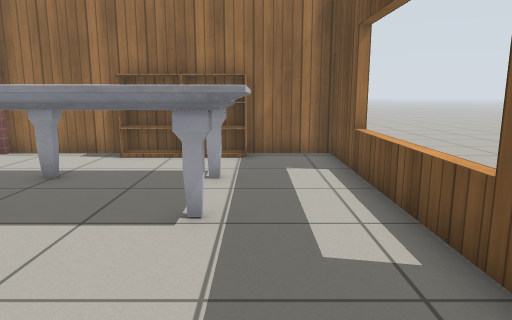
view 1 (above)

18 first-person views from a walk through a Gazebo world. The camera is 0.9 m above the floor, tilts 10° down and sees 70° across. Floor lines are 1 m apart. The floor is counted in squares, 0.5 m on a side. Each view is taken from the middle of a square. On the plan, view 1 faces up. The plan holds only what a view shows up to about 18 squares ahead; the rest is blank. Gazebo's built-in surfaces are drawn with simple patterns. Simple shapes stand in for some stock models.

view 2
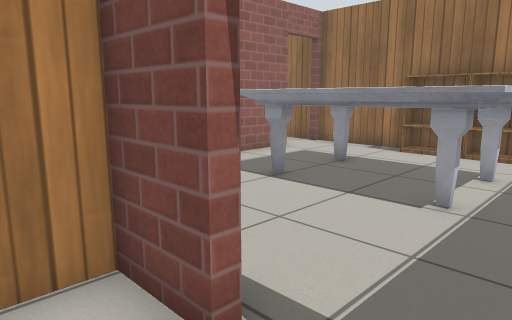

view 3
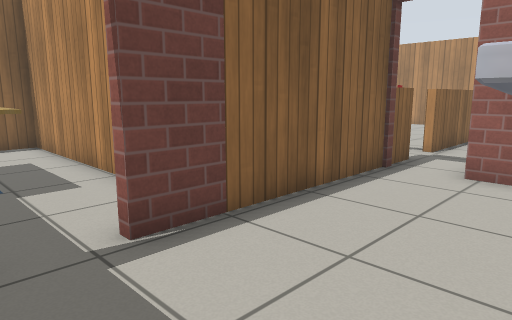

view 4
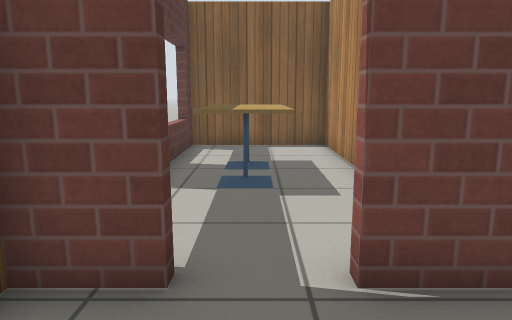

view 5
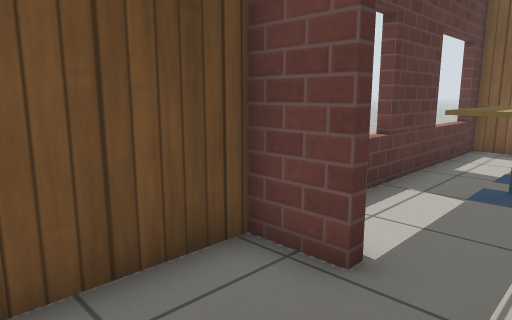

view 6
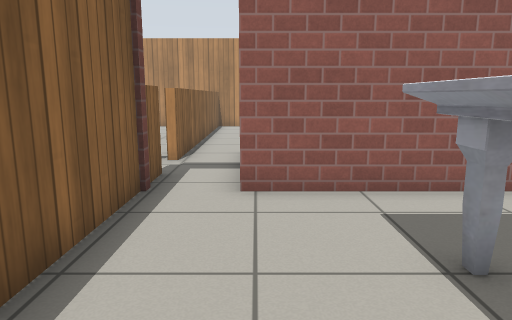

view 7
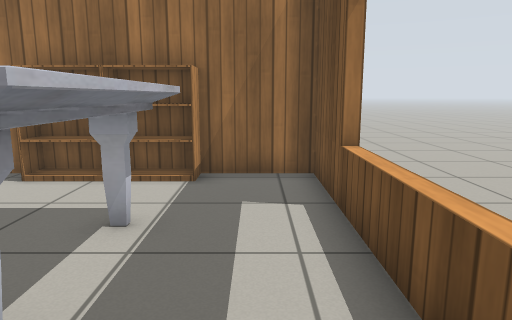

view 8
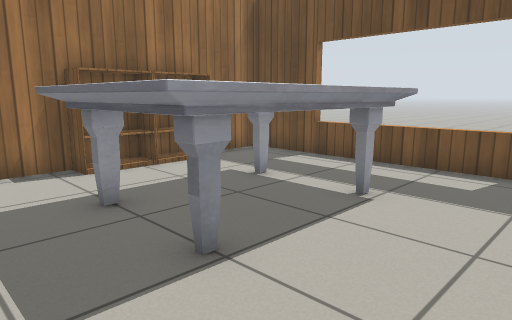

view 9
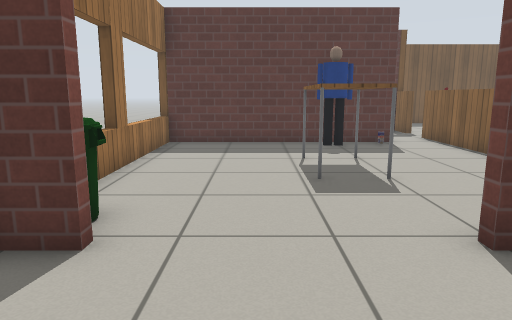

view 10
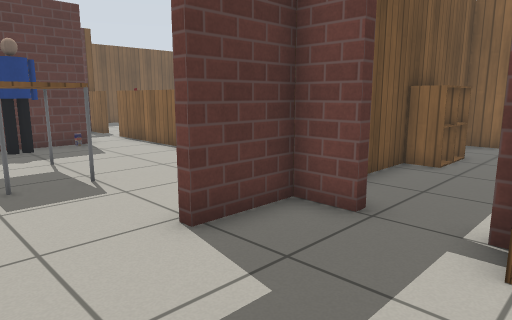

view 11
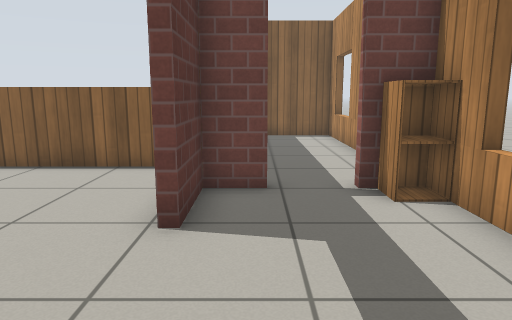

view 12
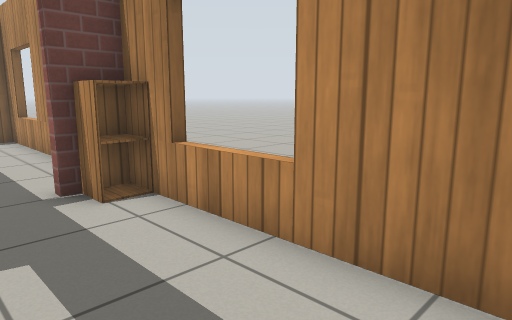

view 13
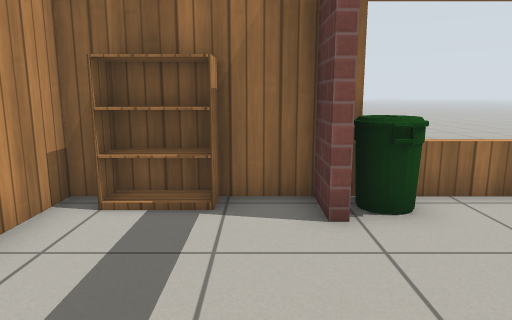

view 14
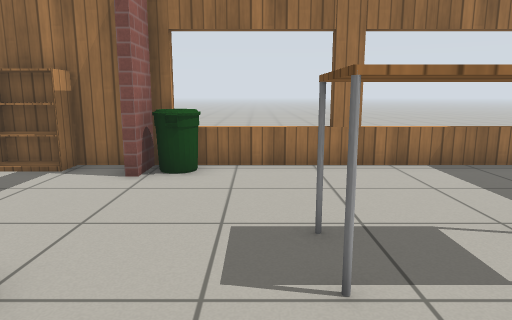

view 15
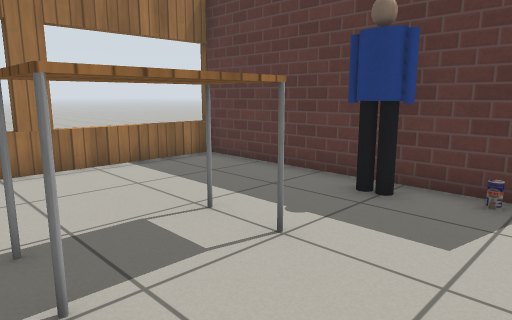

view 16
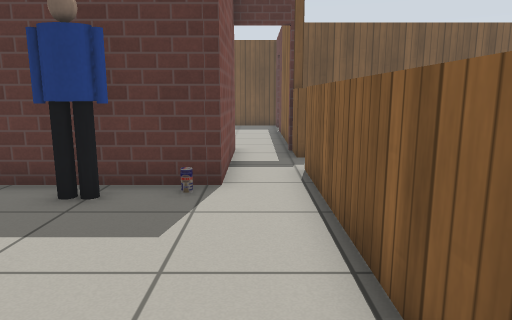

view 17
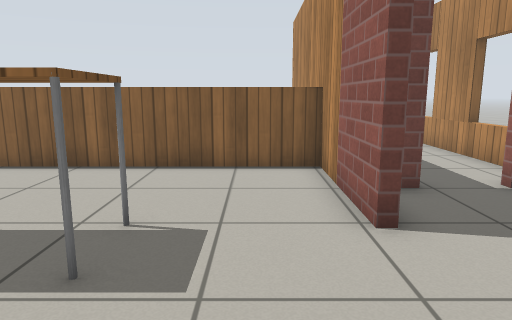

view 18
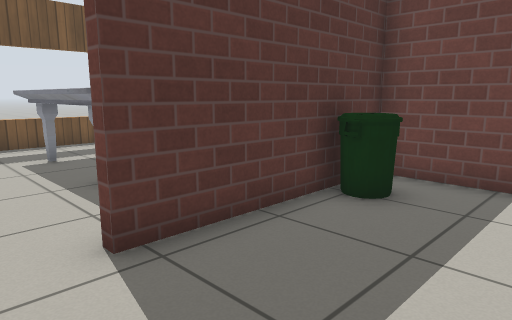

### Floor plan
Key: @ floor where view 1 was taken; # wall or solid block; . floor; D open door; = window, fence, low wall or low ledge; B bookshelf; T marble table; H thing the floor can be seen under or through; C cafe table; I bin; A table; P person; R drink can; N cabinet; O other object.
Columns run from 28 left of view 1 to 3 right of it. Each row starts with its distance up from view 1.
 12 #######===#====#  #######  ####
 11 #.BB.#I........#.  .D...BBBB..#
 10 #....DI........#  ..D.........#
  9 #....D.........# ...#.........#.
  8 #....D.........#....#..TTTTTT.=.
  7 =....D.........#....#..T    T.=.
  6 =....D...AAA...# ...#..T    T.=.
  5 ==...#...AAA..P# ..I#..TTTTTT.=.
  4  N...#.........# ...#.........=.
  3  NDD##.........R#####.........H
  2  ....#..............D.........H
  1 =....#============.=D######DD##
  0 =....#        ...O.      #..@.
 -1 #....#     .....         #....
 -2 #...NN     ..            #....=
 -3 #...NN                   #..CC#
 -4 =....#                   #..CC#
 -5 =....#                   #..CC#
 -6 ##...#                   #..CC#
 -7  #####                   #....=
 -8                          #....=
 -9                          ######

Positions as (right, up) in squares from view 1, and headings:
1: (0, 0), facing up
2: (1, -1), facing up-left
3: (1, 5), facing down-left
4: (0, 4), facing down
5: (-1, 4), facing down-right
6: (-1, 3), facing left
7: (1, 3), facing up
8: (-7, 2), facing up-right
9: (-27, 8), facing right
10: (-27, 8), facing down-right
11: (-24, 10), facing down
12: (-24, 10), facing down-left
13: (-24, 5), facing up
14: (-20, 2), facing up
15: (-20, 2), facing up-right
16: (-20, 2), facing right
17: (-21, 10), facing down
18: (-12, 11), facing down-right
